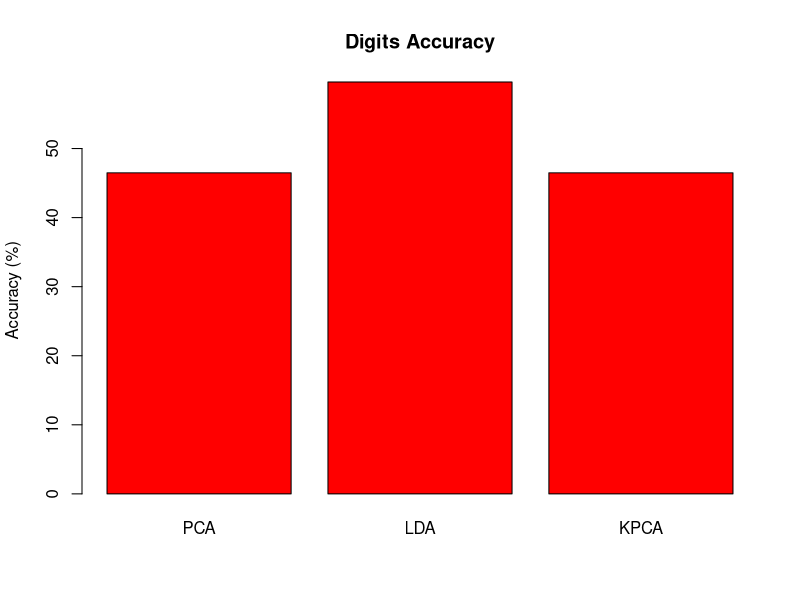
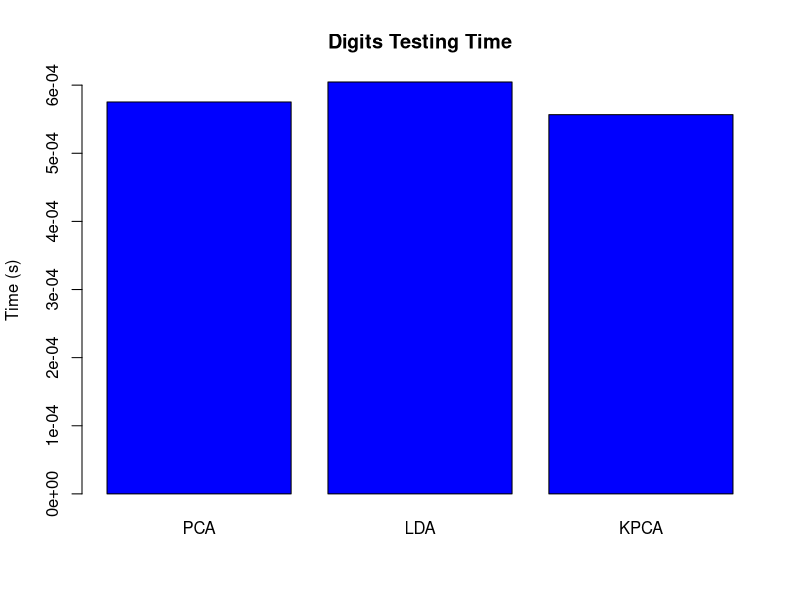
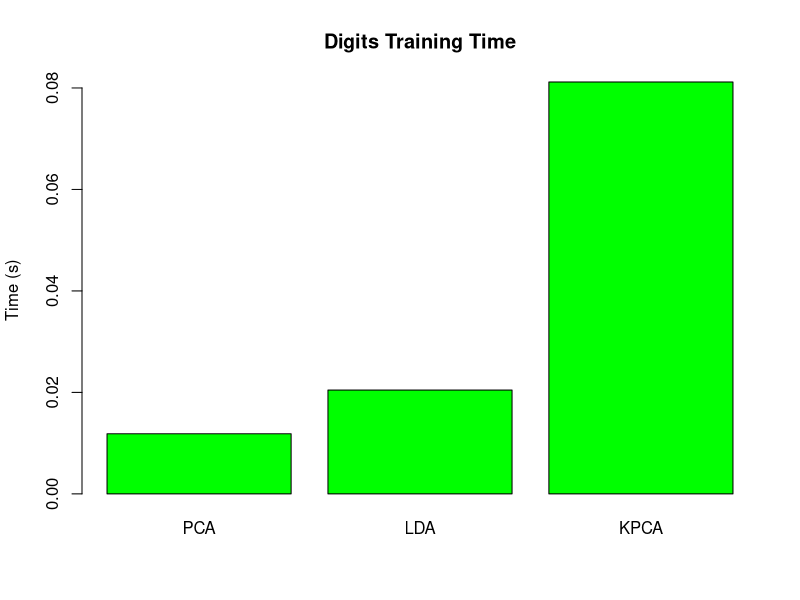
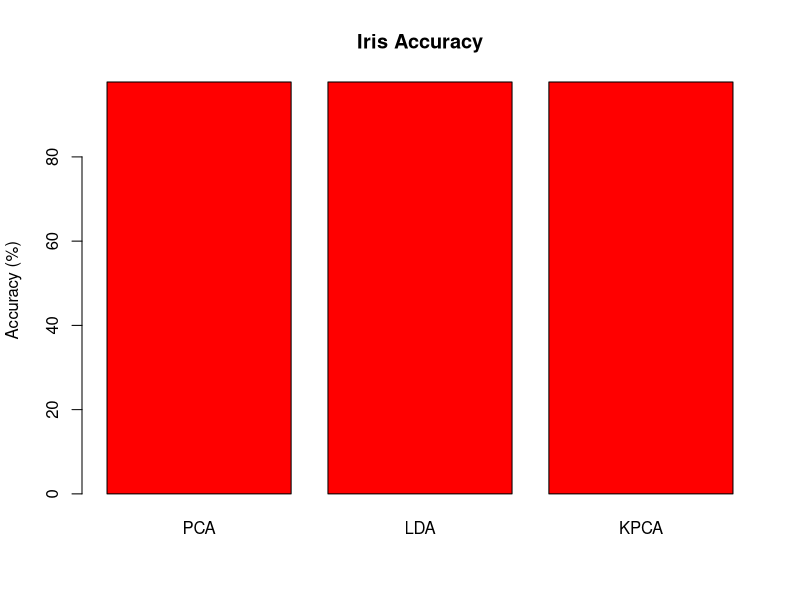
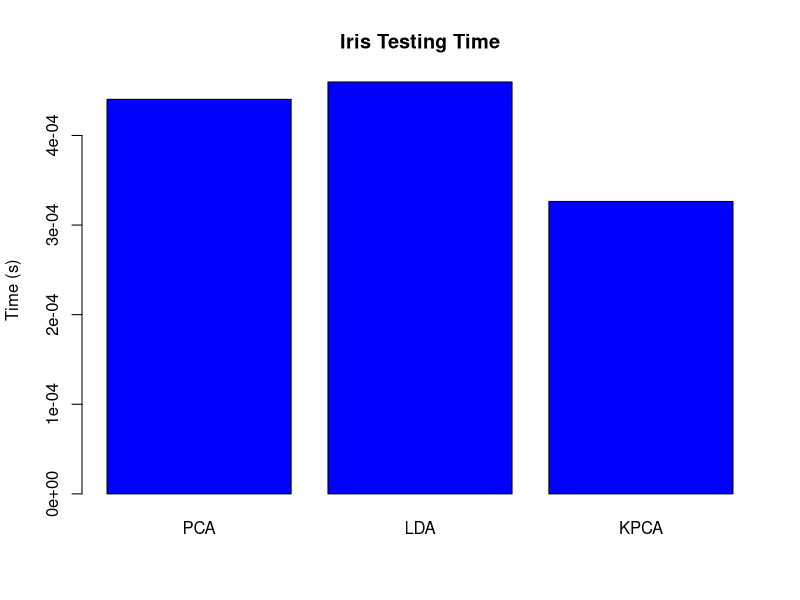
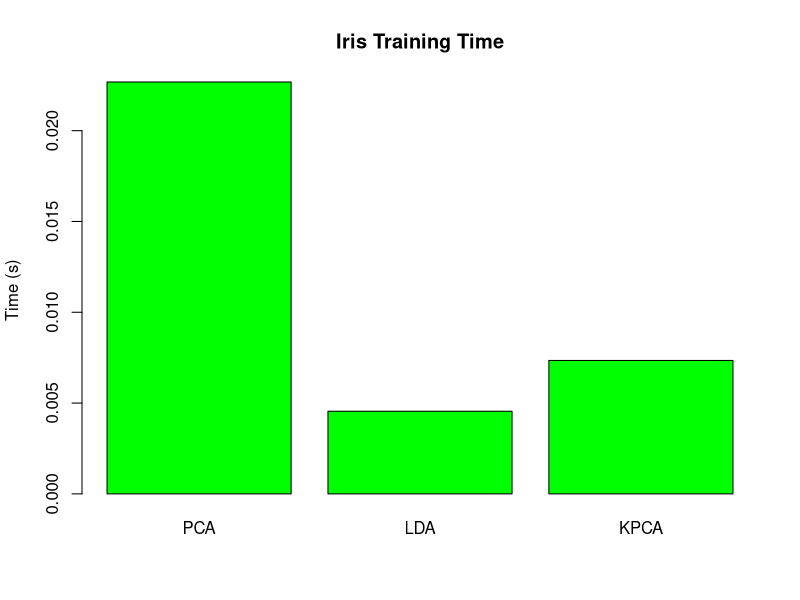
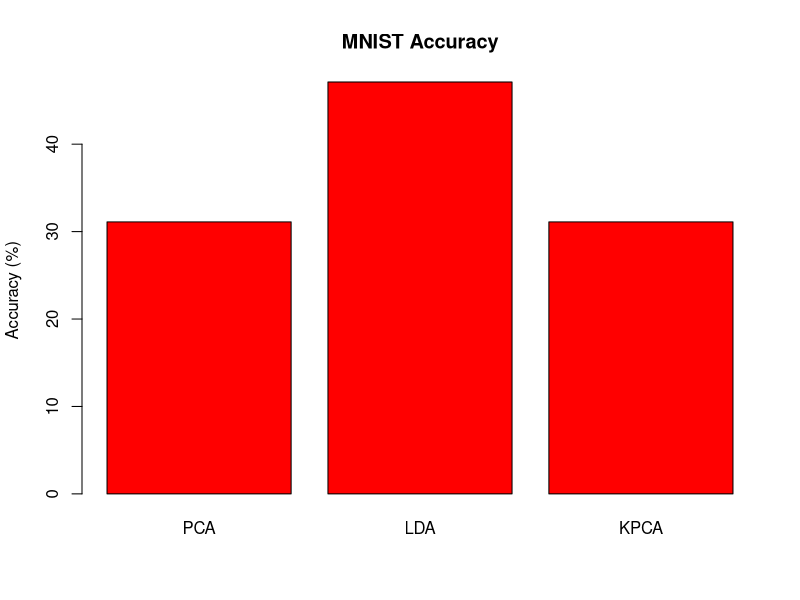
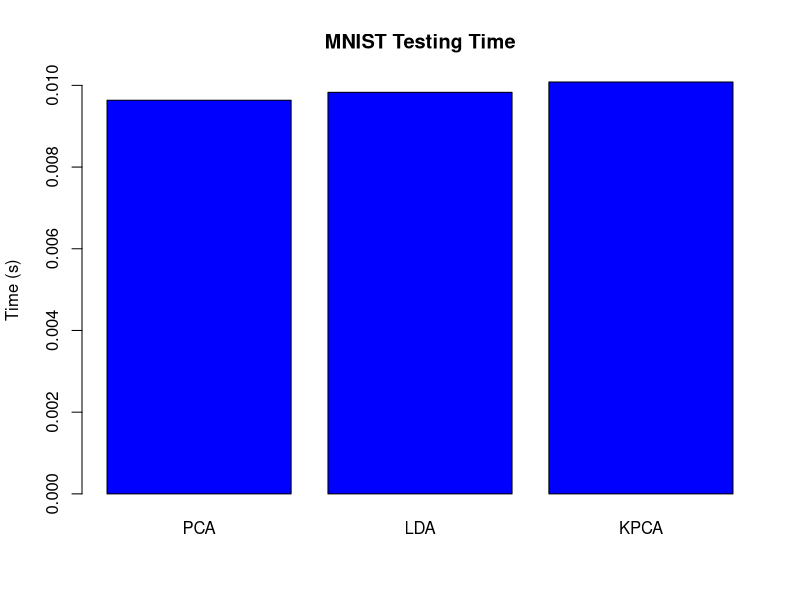

The R source for these figures, in order:
digits_acc <- c(46.48148148148148,59.62962962962963,46.48148148148148)
digits_test <- c(0.0005753040313720703,0.0006046295166015625,0.0005567073822021484)
digits_train <- c(0.011845827102661133,0.0204617977142334,0.08117461204528809)
iris_acc <- c(97.77777777777777,97.77777777777777,97.77777777777777)
iris_test <- c(0.00044035911560058594,0.0004596710205078125,0.00032639503479003906)
iris_train <- c(0.022679567337036133,0.004548549652099609,0.0073473453521728516)
mnist_acc <- c(31.11,47.11,31.11)
mnist_test <- c(0.00963592529296875,0.00982975959777832,0.010082483291625977)
mnist_train <- c(0.1802198886871338,1.27327561378479,1.5092499256134033)

names <- c("PCA", "LDA", "KPCA")

png(file="digits_acc.png")
barplot(digits_acc, names.arg=names, ylab="Accuracy (%)", col="red", main="Digits Accuracy")
dev.off()
png(file="digits_test.png")
barplot(digits_test, names.arg=names, ylab="Time (s)", col="blue", main="Digits Testing Time")
dev.off()
png(file="digits_train.png")
barplot(digits_train, names.arg=names, ylab="Time (s)", col="green", main="Digits Training Time")
dev.off()

png(file="iris_acc.png")
barplot(iris_acc, names.arg=names, ylab="Accuracy (%)", col="red", main="Iris Accuracy")
dev.off()
png(file="iris_test.png")
barplot(iris_test, names.arg=names, ylab="Time (s)", col="blue", main="Iris Testing Time")
dev.off()
png(file="iris_train.png")
barplot(iris_train, names.arg=names, ylab="Time (s)", col="green", main="Iris Training Time")
dev.off()

png(file="mnist_acc.png")
barplot(mnist_acc, names.arg=names, ylab="Accuracy (%)", col="red", main="MNIST Accuracy")
dev.off()
png(file="mnist_test.png")
barplot(mnist_test, names.arg=names, ylab="Time (s)", col="blue", main="MNIST Testing Time")
dev.off()
png(file="mnist_train.png")
barplot(mnist_train, names.arg=names, ylab="Time (s)", col="green", main="MNIST Training Time")
dev.off()
